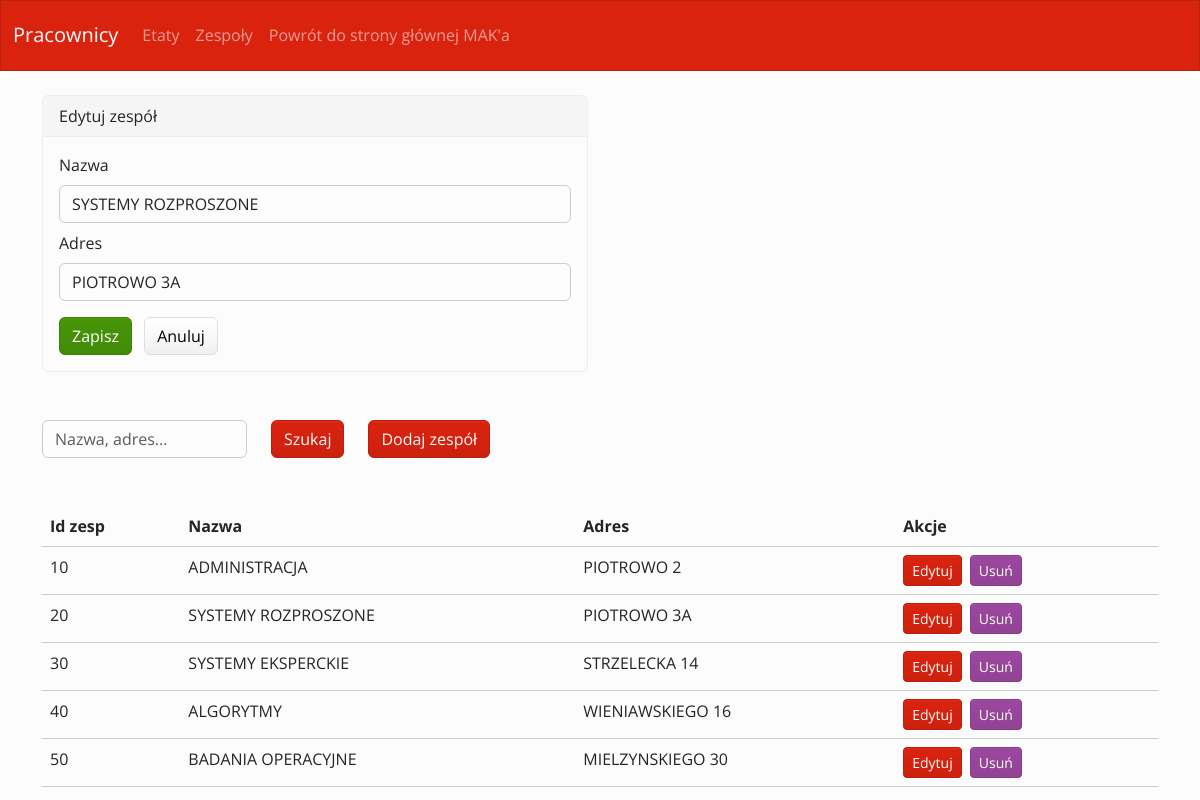
/zespoly.php?edit=20, run on the app's committed database.
### tables this page shows
CREATE TABLE IF NOT EXISTS `zespoly` (
  `ID_ZESP` int(11) NOT NULL,
  `NAZWA` varchar(20) DEFAULT NULL,
  `ADRES` varchar(20) DEFAULT NULL,
  PRIMARY KEY (`ID_ZESP`)
);

### zespoly.php (the view, shortened to what this page needs)
<?php
require_once 'database.php';
require_once 'functions.php';
$edit_row = null;
if (isset($_GET['edit']) && is_numeric($_GET['edit'])) {
    $e = $pdo->prepare("SELECT * FROM zespoly WHERE ID_ZESP = :id");
    $e->execute([':id' => $_GET['edit']]);
    $edit_row = $e->fetch(PDO::FETCH_ASSOC);
}
?>
<!doctype html>
<html lang="en">
<head>
    <link href="bootstrap/css/bootstrap.min.css" rel="stylesheet">
</head>
<body>
    <?php
    if(isset($_POST['submit']) && $_POST['search']!=''){
        $stmt = $pdo->prepare("SELECT * FROM zespoly WHERE NAZWA LIKE :nazwa OR ADRES LIKE :adres");
        $stmt -> bindValue(':nazwa', '%'.$_POST['search'].'%', PDO::PARAM_STR);
        $stmt -> bindValue(':adres', '%'.$_POST['search'].'%', PDO::PARAM_STR);
        $stmt->execute();
    }
    else{
        $stmt = $pdo->query('SELECT * FROM zespoly');
    }
    ?>
    <div class="container">
        <?php if ($edit_row): ?>
        <div class="row my-4">
            <div class="col-md-6">
                <div class="card">
                    <div class="card-header">Edytuj zespół</div>
                    <div class="card-body">
                        <form method="post" action="">
                            <div class="mb-2"><label class="form-label">Nazwa</label><input type="text" class="form-control" name="nazwa" value="<?= htmlspecialchars($edit_row['NAZWA']) ?>"></div>
                            <div class="mb-2"><label class="form-label">Adres</label><input type="text" class="form-control" name="adres" value="<?= htmlspecialchars($edit_row['ADRES']) ?>"></div>
                            <button type="submit" name="edit_submit" class="btn btn-success mt-2">Zapisz</button>
                            <a href="zespoly.php" class="btn btn-secondary mt-2 ms-2">Anuluj</a>
                        </form>
                    </div>
                </div>
            </div>
        </div>
        <?php endif; ?>
        <form action="" method="post">
        <div class="row my-5">
            <div class="col-auto">
                <input type="text" class="form-control" name="search" placeholder="Nazwa, adres...">
            </div>
            <div class="col-auto">
                <input type="submit" class="btn btn-primary" name="submit" value="Szukaj">
            </div>
            <div class="col-auto">
                <a href="dodaj_zespol.php" class="btn btn-primary">Dodaj zespół</a>
            </div>
        </div>
        </form>
        <div class="row">
            <div class="col-12">
                <table class="table">
                    <thead>
                    <tr>
                        <th>Id zesp</th>
                        <th>Nazwa</th>
                        <th>Adres</th>
                        <th>Akcje</th>
                    </tr>
                    </thead>
                    <tbody>
                    <?php
                    foreach ($stmt as $row){
                        echo '<tr>';
                        echo '<td>'.$row['ID_ZESP'].'</td>';
                        echo '<td>'.$row['NAZWA'].'</td>';
                        echo '<td>'.$row['ADRES'].'</td>';
                        echo '<td>
                            <a href="zespoly.php?edit='.$row['ID_ZESP'].'" class="btn btn-sm btn-primary me-1">Edytuj</a>
                            <a href="zespoly.php?delete='.$row['ID_ZESP'].'" class="btn btn-sm btn-danger" onclick="return confirm(\'Czy na pewno usunąć? Zastanów się dobrze...\')">Usuń</a>
                        </td>';
                        echo '</tr>';
                    }
                    ?>
                    </tbody>
                </table>
            </div>
        </div>
    </div>
</body>
</html>

### data on the page
zespoly: nazwa "SYSTEMY ROZPROSZONE", adres "PIOTROWO 3A", ID_ZESP "20", NAZWA "SYSTEMY ROZPROSZONE", ADRES "PIOTROWO 3A"
zespoly: ID_ZESP "10", NAZWA "ADMINISTRACJA", ADRES "PIOTROWO 2"
zespoly: ID_ZESP "30", NAZWA "SYSTEMY EKSPERCKIE", ADRES "STRZELECKA 14"
zespoly: ID_ZESP "40", NAZWA "ALGORYTMY", ADRES "WIENIAWSKIEGO 16"
zespoly: ID_ZESP "50", NAZWA "BADANIA OPERACYJNE", ADRES "MIELZYNSKIEGO 30"
